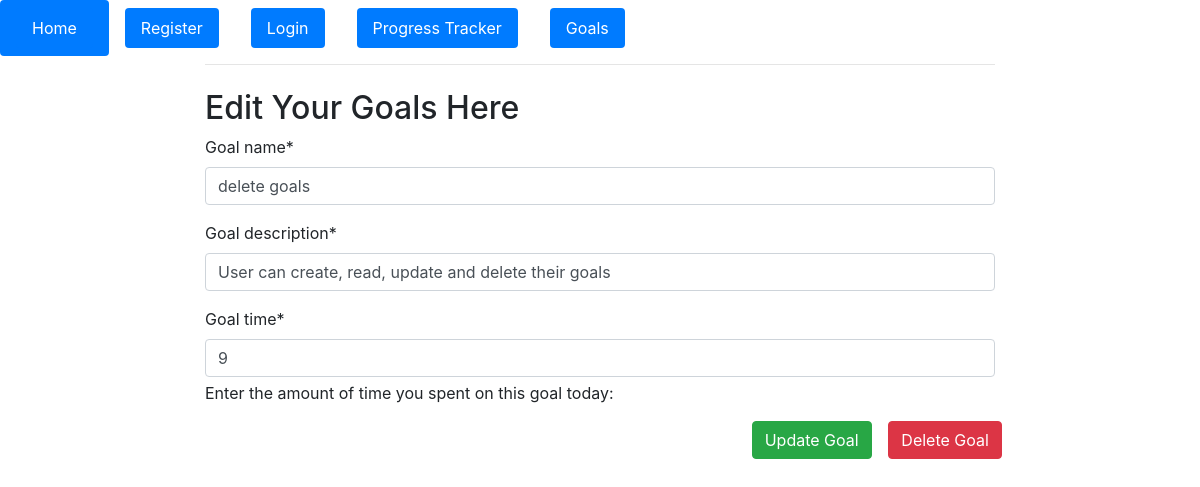
/edit_goals/19/ (signed in), run on the app's committed database.
### main/models.py (models this page shows, shortened)
class Goal(models.Model):
    user = models.ForeignKey(User, on_delete=models.CASCADE)
    goal_name = models.CharField(max_length=100)
    goal_description = models.TextField()
    goal_time = models.IntegerField(help_text="Enter the amount of time you spent on this goal today: ", default=0)

### main/views.py (the view, shortened to what this page needs)
# urls.py: path("edit_goals/<int:pk>/", views.UpdateUserGoals.as_view(), name="edit_user_goal"),
class UpdateUserGoals(generic.UpdateView):
    form_class = EditUserGoalForm
    template_name = "main/edit_user_goal.html"
    success_url = "/progress/"
    def get_object(self):
        return get_object_or_404(Goal, pk=self.kwargs['pk'], user=self.request.user)

### main/forms.py
class EditUserGoalForm(forms.ModelForm):
    class Meta:
        model = Goal
        fields = ["goal_name", "goal_description", "goal_time"]
        widgets = {
            'goal_name': forms.TextInput(attrs={'class': 'form-control', 'placeholder': "Enter goal title"}),
            'goal_description': forms.TextInput(attrs={'class': 'form-control', 'placeholder': "Enter goal description"}),
            'goal_time': forms.NumberInput(attrs={'class': 'form-control', 'placeholder': "Time spent on the goal"}),
        }

### main/templates/main/edit_user_goal.html (shortened to what this page needs)
{% extends 'main/base.html' %}
{% load crispy_forms_tags %}
{% block content %}
<h2>Edit Your Goals Here</h2>
<form method="POST">
  {{form|crispy}}
  <div class="form-group row justify-content-end">
    <div class="col-sm-2">
      <button type="submit" class="btn btn-success">Update Goal</button>
    </div>
    <div class="col-sm-2">
      <button
        type="submit"
        formaction="{% url 'delete_goal' goal.pk %}"
        class="btn btn-danger"
      >
        Delete Goal
      </button>
    </div>
  </div>
</form>
{% endblock %}

### data on the page
Goal: goal_name "delete goals", goal_description "User can create, read, update and delete their goals", goal_time "9"
